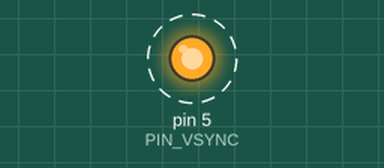
This sketch was run on a simulated Teensy 4. On the bench: output pins drawn as LEDs (lit = HIGH). Dashed ring = blinking. What the sketch prints to the serial monitor is not drawn.

Above: at 0.12 s.
Timing chart, 0 to 3.0 s (numbered marks = the images above):
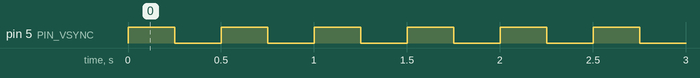

Measured:
- by itself, pin 5 (PIN_VSYNC): alternates HIGH for 0.25 s and LOW for 0.25 s

The sketch:

test_vsync.ino
```cpp
// Quick VSync test - just flash VSync pin to see if it's connected
#define PIN_VSYNC 5

void setup() {
  pinMode(PIN_VSYNC, OUTPUT);
  Serial.begin(115200);
  Serial.println("VSync Test - Pin 5 should flash at 2 Hz");
}

void loop() {
  digitalWriteFast(PIN_VSYNC, HIGH);
  delay(250);
  digitalWriteFast(PIN_VSYNC, LOW);
  delay(250);
  Serial.println("Toggle");
}
```
